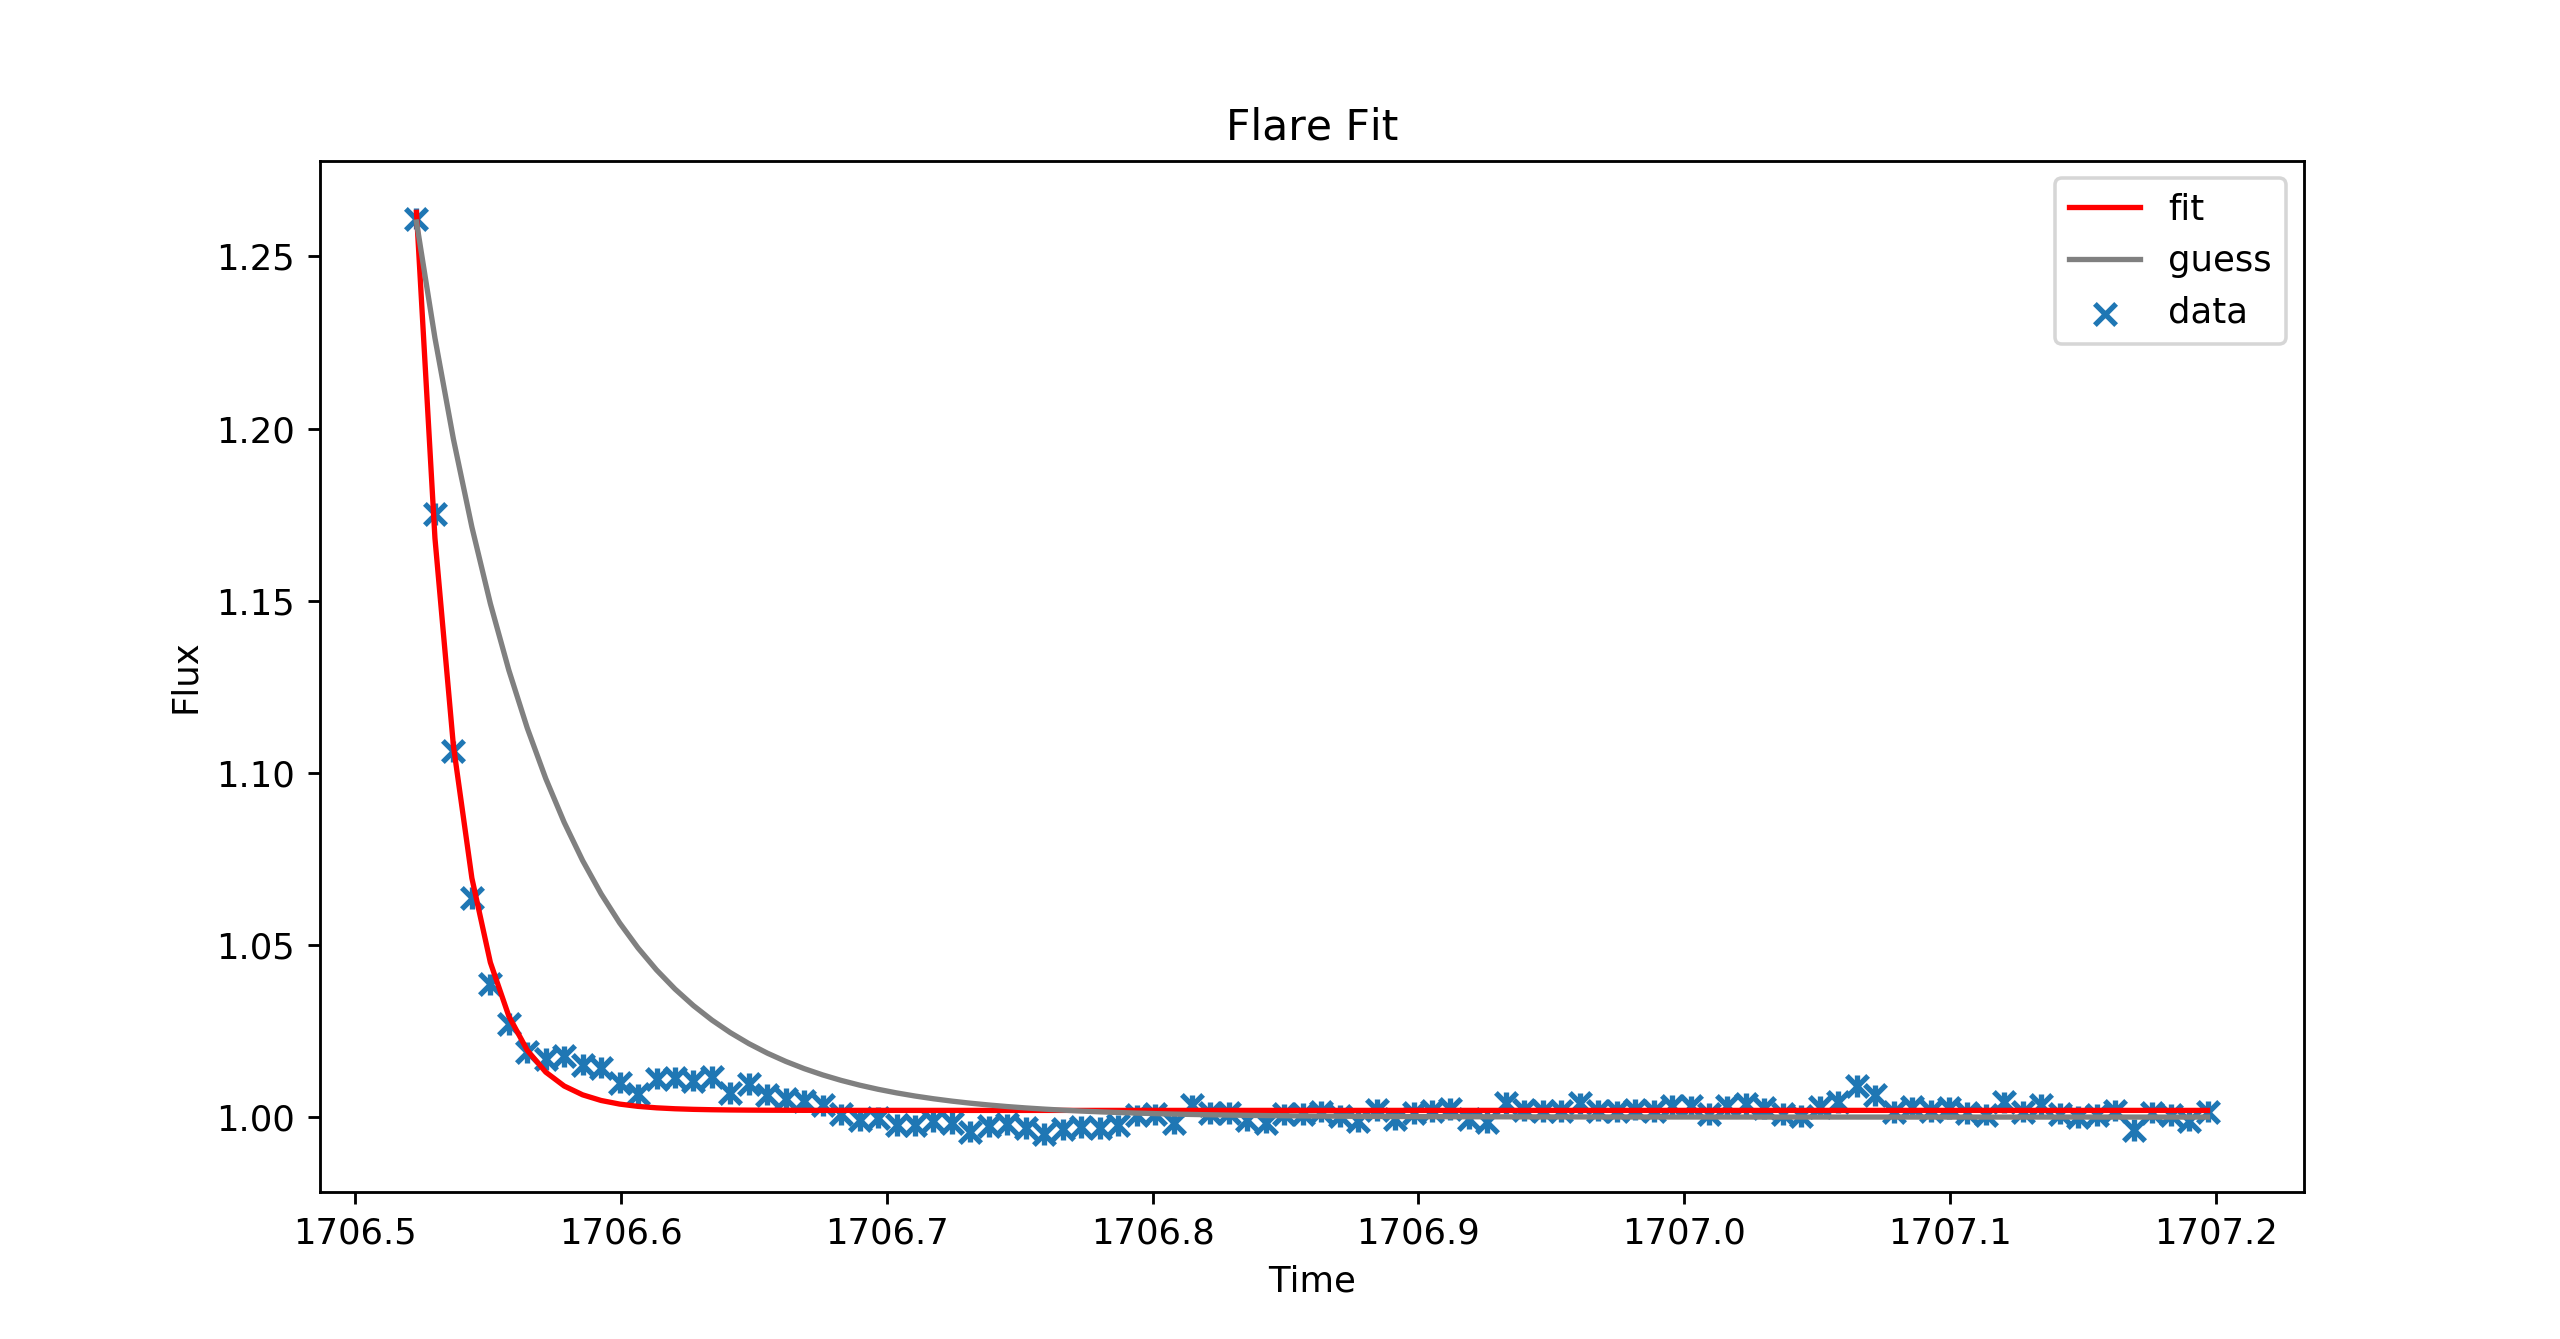

Recreate this plot in Python.
import numpy as np
import matplotlib.pyplot as plt

delta_chi = 1
max_iters = 50

def exp_decay(t, p, t0):
    #p[0] = offset
    #p[1] = amplitude
    #p[2] = decay rate
    y = p[0] + p[1] * np.exp(-(t-t0)/p[2])

    grad=np.zeros([t.size,p.size])
    grad[:,0] = np.ones(len(t))
    grad[:,1] = np.exp(-(t-t0)/p[2])
    grad[:,2] = p[1] * (t-t0) / (p[2]**2) * np.exp(-(t-t0)/p[2])

    return y,grad

data = np.genfromtxt('229614158_PDCSAP_SC6.txt', delimiter=',')
time = data[:,0]
flux = data[:,1]
t0 = time[np.argmax(flux)]
error = np.std(flux[time < t0])

flux = flux[time >= t0]
time = time[time >= t0]
flux = flux[time <= 1707.2]
time = time[time <= 1707.2]



func = lambda t, p: exp_decay(t,p,t0)
guess = np.array([1.0, 0.26, 0.05])
init, _ = func(time, guess)

p = guess.copy()

old_chi2 = np.inf

for i in range(max_iters):
    pred, grad = func(time, p)
    res = flux - pred
    chi2 = np.square(res/error).sum()
    print("With parameters: %s," % p)
    print("Iteration %d gives chi2 of %f\n" % (i, chi2))

    res = np.matrix(res).transpose()
    grad = np.matrix(grad)

    lhs = grad.transpose() * grad
    rhs = grad.transpose() * res
    dp  = np.linalg.inv(lhs) * rhs
    p = p + np.squeeze(np.asarray(dp))

    if old_chi2 - chi2 < delta_chi:
        print("Converged!")
        break
    if i == max_iters - 1:
        print("Didn't Converge!")
    old_chi2 = chi2

plt.figure(dpi=255)
plt.scatter(time,flux, label="data", marker="x")
plt.errorbar(time,flux,yerr=error, linestyle="None")
plt.plot(time, pred, color="red", label="fit")
plt.plot(time, init, color="gray", label="guess")
plt.xlabel("Time")
plt.ylabel("Flux")
plt.title("Flare Fit")
plt.legend()
plt.show(block=True)
